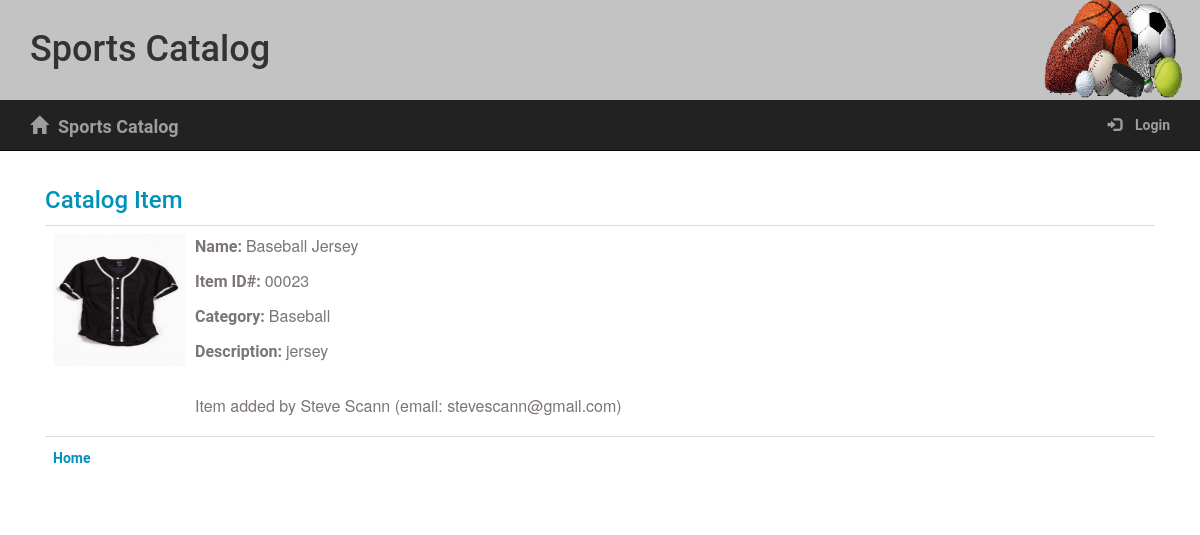
Page /catalog/Baseball/Baseball Jersey/ on the committed database.
### models.py (models this page shows, shortened)
class CatalogItem(Base):
    __tablename__ = 'catalogitem'
    __table_args__ = (
        Index('itemIndex', 'name', 'category_id', unique=True),
    )
    id = Column(Integer, primary_key=True)
    name = Column(String(250), nullable=False)
    desc = Column(String(250), nullable=False)
    image = Column(String(250), nullable=False)
    category_id = Column(ForeignKey('category.id'))
    category = relationship(Category, backref='items') # backref added for JSON endpoint
    user_id = Column(Integer, nullable=False)

class Category(Base):
    __tablename__ = 'category'
    name = Column(String(250), nullable=False, unique=True)
    id = Column(Integer, primary_key=True)
    user_id = Column(Integer, nullable=False)

class User(Base):
    __tablename__ = 'user'
    id = Column(Integer, primary_key=True)
    name = Column(String(250), nullable=False)
    email = Column(String(250), nullable=False)
    picture = Column(String(250))

### app.py (the view)
@app.route('/catalog/<string:category_name>/<string:item_name>/')
def showItem(category_name, item_name):
    category = session.query(Category).filter_by(name=category_name).one()
    item = session.query(
        CatalogItem).filter_by(name=item_name, category_id=category.id).one()
    try:
        itemuser = session.query(User).filter_by(id=item.user_id).one()
    except:
        itemuser = None
    return render_template('item.html', category_name=category_name,
                           item=item, itemuser=itemuser)

### templates/item.html (shortened to what this page needs)
{% extends "main.html" %}
{% block content %}
    <div class="col-sm-12">
		<h2>Catalog Item</h2>
		<table class="table">
			<tbody><tr><td>
		<div class="media">
			<div class="media-left">
				<img class="media-object" src="{{ url_for('send_image', filename=item.image) }}" style="width: 132px; height: 132px;">
			</div>
			<div class="media-body">
				<p><Strong>Name: </Strong>{{item.name}}</p>
				<p><Strong>Item ID#: </Strong>{{'{:0>5d}'.format(item.id)}}</p>
				<p><Strong>Category: </Strong>{{category_name}}</p>
				<p><Strong>Description: </Strong>{{item.desc}}</p>
				<br>
				{% if itemuser %}
					<p>Item added by {{itemuser.name}} (email: {{itemuser.email}})</p>
				{% endif %}
			</div>
			</td></tr>
			<tr><td>
			{%if 'username' not in session %}
				<p><a href="{{url_for('showCategories')}}">Home</a>
			{% endif %}
			</td></tr>
		</tbody></table>
		</div>
	</div>
{% endblock %}

### static/styles.css (style rules this page uses)
* { font-family: "Helvetica Neue Bold", Roboto, Helvetica, Arial, sans-serif; font-weight: 700; }
h2 { font-size: 24px; color: #0093B9; line-height: 29px; }
p { font-family: "Helvetica Neue", Roboto, Helvetica, Arial, sans-serif; font-size: 16px; color: #7B7573; line-height: 24px; font-weight: 400; }
strong { font-size: 16px; color: #7B7573; line-height: 24px; }
a { font-size: 14px; color: #0093B9; line-height: 17px; }

### rows in the picture
CatalogItem: image (picture), name "Baseball Jersey", id "00023", desc "jersey"
Category: name "Baseball"
User: name "Steve Scann", email "stevescann@gmail.com"
